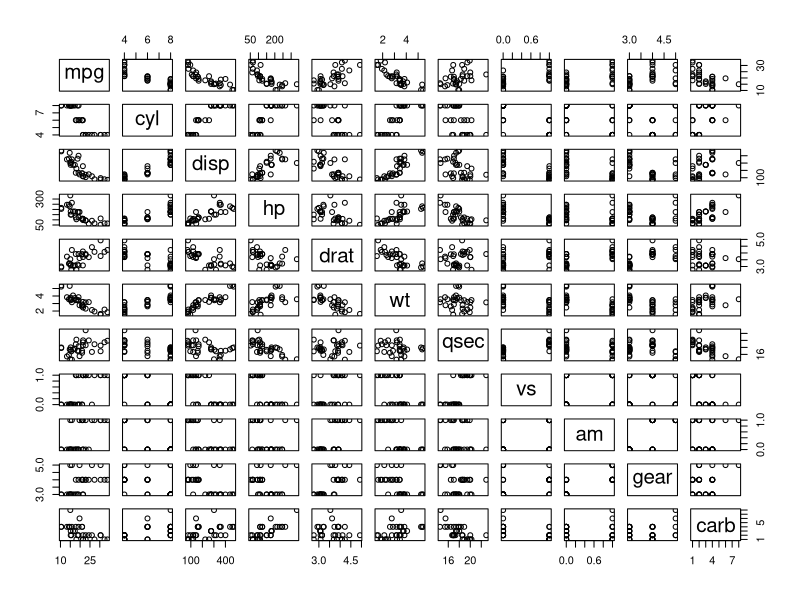
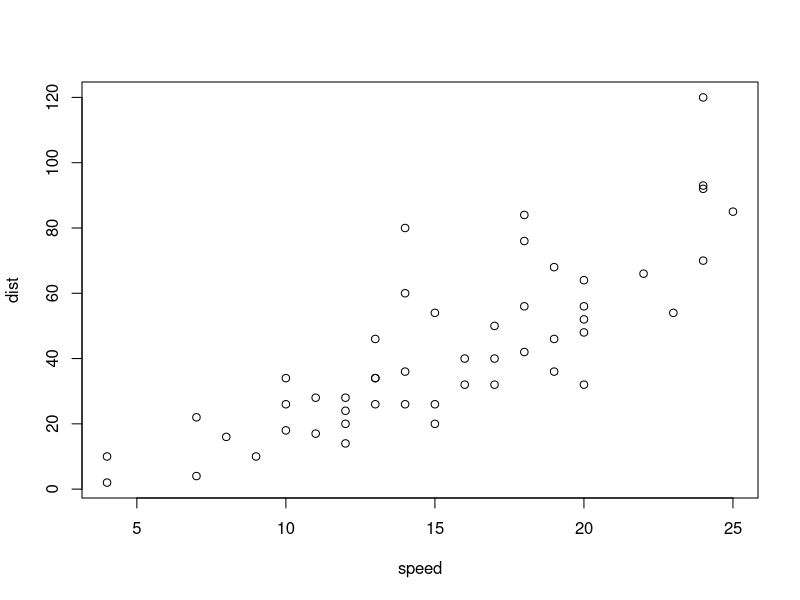
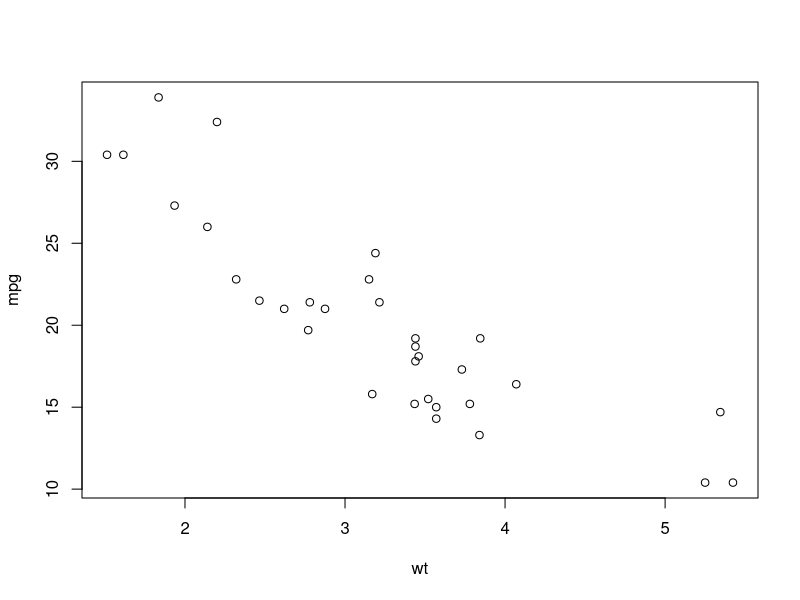
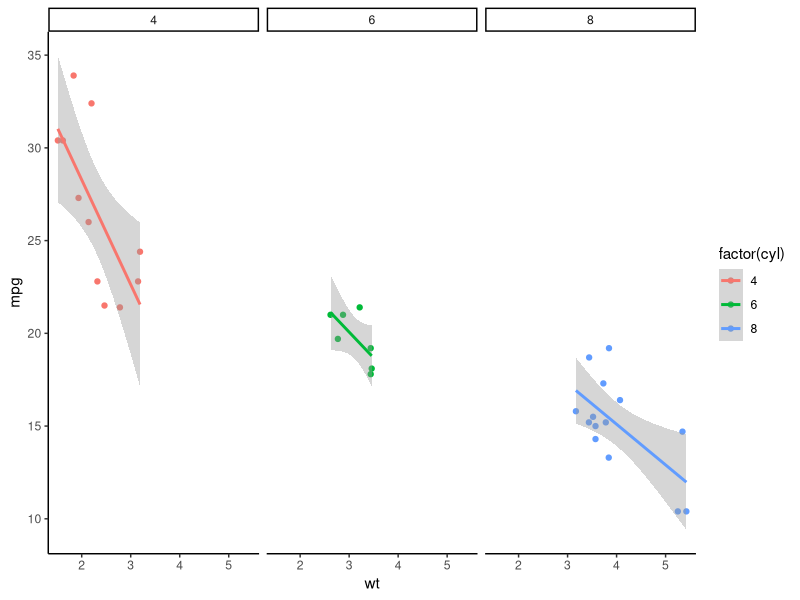

Reproduce these figures in R, in order.
## ---- chunk 1
plot(mtcars)
## ---- chunk 2
plot(cars)
## ---- chunk 3
mtcars[log(mtcars$mpg*2+3)>4 & mtcars$vs>0,]
## ---- chunk 4
mtcars[5,]
## ---- chunk 5
str(mtcars)
mtcars$vs=as.factor(mtcars$vs)
## ---- chunk 6
library(dplyr)
## ---- chunk 7
mean(mtcars$mpg)
## ---- chunk 8
mtcars %>% group_by(cyl, vs, am) %>% summarise(mpg_mean = mean(mpg), mpg_var = var(mpg), num = n()) %>%
  filter(mpg_mean>20)
## ---- chunk 9
plot(data= mtcars, mpg ~ wt)
## ---- chunk 10
library(ggplot2)
ggplot(mtcars, aes(x=wt, y=mpg, color=factor(cyl))) + geom_point() + theme_classic() + geom_smooth(method="lm") + facet_wrap(~cyl)
